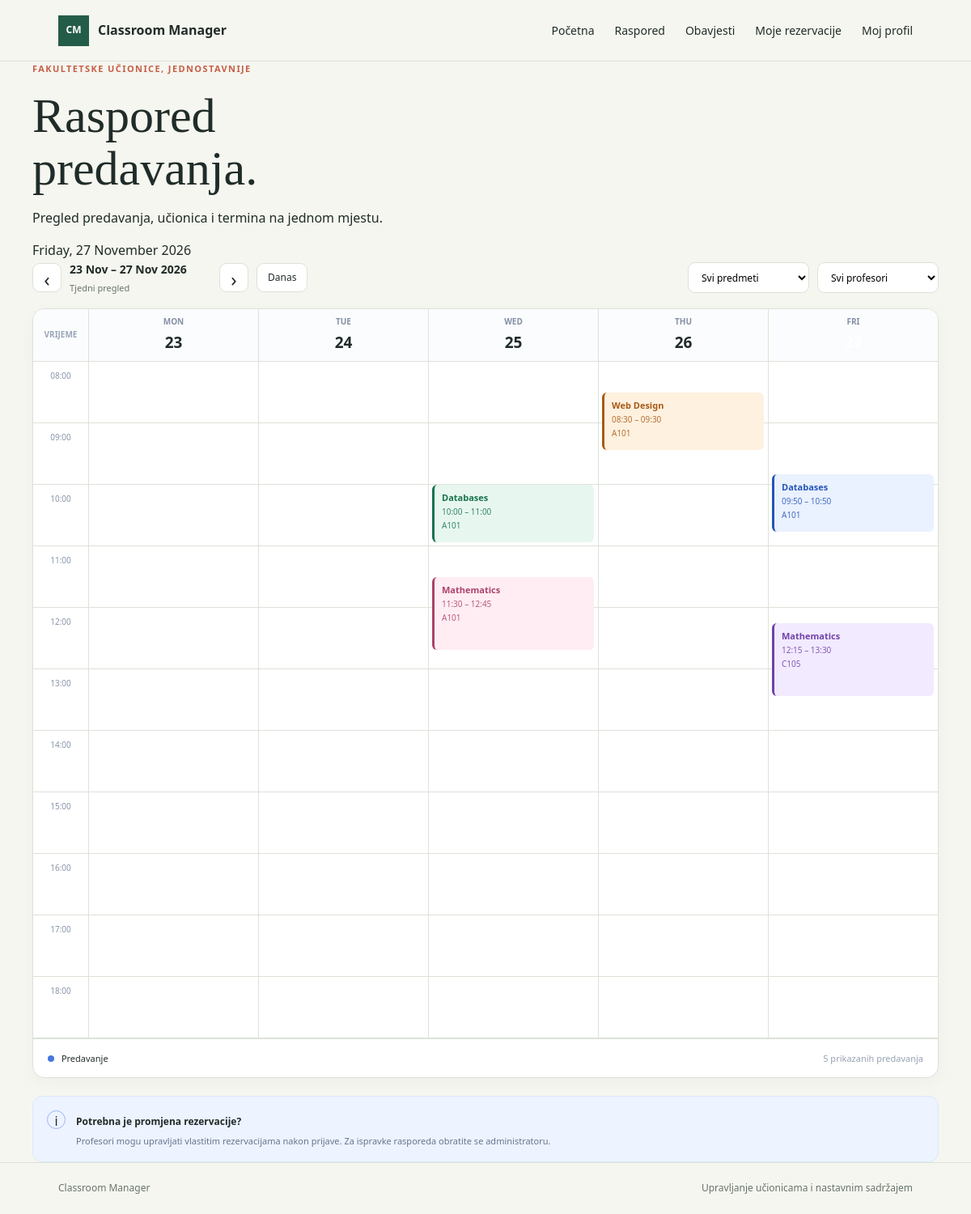
Screenshot of /timetable.php (signed in) with the database file from the repository.
### tables this page shows
CREATE TABLE `reservations` (
  `id` int(11) NOT NULL,
  `classroom_id` int(11) NOT NULL,
  `subject_id` int(11) NOT NULL,
  `expected_students` int(10) UNSIGNED DEFAULT NULL,
  `user_id` int(11) NOT NULL,
  `starts_at` datetime NOT NULL,
  `ends_at` datetime NOT NULL,
  `notes` text DEFAULT NULL
);

CREATE TABLE `subjects` (
  `id` int(11) NOT NULL,
  `name` varchar(150) NOT NULL
);

CREATE TABLE `classrooms` (
  `id` int(11) NOT NULL,
  `room_code` varchar(30) NOT NULL,
  `capacity` int(11) NOT NULL
);

### functions.php (called while the page is built, shortened)
<?php
function e(string|int|null $value): string
{
    return htmlspecialchars((string) $value, ENT_QUOTES | ENT_SUBSTITUTE, 'UTF-8');
}

### config.php (called while the page is built, shortened)
<?php
function db(): PDO
{
    static $pdo;
    if ($pdo instanceof PDO) {
        return $pdo;
    }
    $host = getenv('DB_HOST') ?: '127.0.0.1';
    $name = getenv('DB_NAME') ?: 'classroommanager';
    $user = getenv('DB_USER') ?: 'root';
    $password = getenv('DB_PASS');
    $password = $password === false ? '' : $password;
    $pdo = new PDO(
        "mysql:host={$host};dbname={$name};charset=utf8mb4",
        $user,
        $password,
        [
            PDO::ATTR_ERRMODE => PDO::ERRMODE_EXCEPTION,
            PDO::ATTR_DEFAULT_FETCH_MODE => PDO::FETCH_ASSOC,
            PDO::ATTR_EMULATE_PREPARES => false,
        ]
    );
    return $pdo;
}

### timetable.php (the view, shortened to what this page needs)
<?php
require_once __DIR__ . '/config.php';
require_once __DIR__ . '/functions.php';
$user = current_user();
$week = $_GET['week'] ?? date('Y-m-d');
$weekDate = DateTime::createFromFormat('Y-m-d', $week);
$weekDate->modify('monday this week');
$weekStart = $weekDate->format('Y-m-d');
$weekEnd = (clone $weekDate)->modify('+7 days')->format('Y-m-d');
$previousWeek = (clone $weekDate)
    ->modify('-7 days')->format('Y-m-d');
$nextWeek = (clone $weekDate)
    ->modify('+7 days')->format('Y-m-d');
$userId = $user['id'] ?? $user['ID'];
$sql = "
    SELECT
        r.id,
        r.starts_at,
        r.ends_at,
        r.notes,
        s.name AS subject_name,
        c.room_code,
        c.capacity,
        u.username AS professor_name
    FROM reservations r
    JOIN subjects s ON r.subject_id = s.id
    JOIN classrooms c ON r.classroom_id = c.id
    JOIN users u ON r.user_id = u.id
    WHERE r.starts_at < :week_end
    AND r.ends_at > :week_start
    AND r.subject_id IN (
        SELECT subject_id
        FROM user_subjects
        WHERE user_id = :user_id
    )
    ORDER BY r.starts_at
";
$stmt = db()->prepare($sql);
$stmt->execute([
    ':week_start' => $weekStart . ' 00:00:00',
    ':week_end' => $weekEnd . ' 00:00:00',
    ':user_id' => $userId
]);
$reservations = $stmt->fetchAll();
$days = [];
for ($i = 0; $i < 5; $i++) {
    $day = (clone $weekDate)->modify("+$i days");
    $days[] = [
        'date' => $day->format('Y-m-d'),
        'name' => $day->format('D'),
        'number' => $day->format('j')
    ];
}
$weekLabel =
    $weekDate->format('d M') .
    ' – ' .
    (clone $weekDate)->modify('+4 days')->format('d M Y');
$hours = range(8, 18);
require __DIR__ . '/header.php';
?>
<section class="page">
    <section class="page-heading">
        <div>
            <p class="eyebrow">FAKULTETSKE UČIONICE, JEDNOSTAVNIJE</p>
            <h1>Raspored<br><span>predavanja.</span></h1>
            <p class="subtitle">
                Pregled predavanja, učionica i termina na jednom mjestu.
            </p>
        </div>
        <div class="heading-date">
            <?= e(date('l, d F Y')) ?>
        </div>
    </section>
    <section class="toolbar">
        <div class="week-navigation">
            <a href="?week=<?= e($previousWeek) ?>"
               class="arrow-button"
               aria-label="Prethodni tjedan">
                &#8249;
            </a>
            <div class="week-label">
                <strong><?= e($weekLabel) ?></strong>
                <span>Tjedni pregled</span>
            </div>
            <a href="?week=<?= e($nextWeek) ?>"
               class="arrow-button"
               aria-label="Sljedeći tjedan">
                &#8250;
            </a>
            <a href="timetable.php" class="today-button">
                Danas
            </a>
        </div>
        <div class="filters">
            <select id="subjectFilter">
                <option value="">Svi predmeti</option>
            </select>
            <select id="professorFilter">
                <option value="">Svi profesori</option>
            </select>
        </div>
    </section>
    <section class="schedule-card">
        <div class="schedule-scroll">
            <div class="timetable">
                <div class="corner-cell">
                    VRIJEME
                </div>
                <?php foreach ($days as $day): ?>
                    <div class="day-heading
                        <?= $day['date'] == date('Y-m-d') ? 'is-today' : '' ?>">
                        <span><?= strtoupper(e($day['name'])) ?></span>
                        <strong><?= e($day['number']) ?></strong>
                    </div>
                <?php endforeach; ?>
                <?php foreach ($hours as $hour): ?>
                    <div class="time-cell">
                        <?= sprintf('%02d:00', $hour) ?>
                    </div>
                    <?php foreach ($days as $day): ?>
                        <div class="slot-cell"></div>
                    <?php endforeach; ?>
                <?php endforeach; ?>
                <?php foreach ($reservations as $reservation):
                    $start = new DateTime($reservation['starts_at']);
                    $end = new DateTime($reservation['ends_at']);
                    $dayIndex = (int)$start->format('N') - 1;
                    $startMinutes =
                        ((int)$start->format('H') - 8) * 60
                        + (int)$start->format('i');
                    $duration =
                        ($end->getTimestamp() - $start->getTimestamp()) / 60;
                    $top = ($startMinutes / 60) * 76;
                    $height = max(38, ($duration / 60) * 76 - 5);
                    $colors = ['blue', 'green', 'purple', 'orange', 'pink'];
                    $color = $colors[$reservation['id'] % count($colors)];
                ?>
                    <button
                        type="button"
                        class="lecture lecture-<?= e($color) ?>"
                        style="
                            --day-index: <?= $dayIndex ?>;
                            --event-top: <?= $top ?>px;
                            --event-height: <?= $height ?>px;
                        "
                        data-subject="<?= e($reservation['subject_name']) ?>"
                        data-professor="<?= e($reservation['professor_name']) ?>"
                        data-title="<?= e($reservation['subject_name']) ?>"
                        data-room="<?= e($reservation['room_code']) ?>"
                        data-professor-name="<?= e($reservation['professor_name']) ?>"
                        data-start="<?= e($start->format('H:i')) ?>"
                        data-end="<?= e($end->format('H:i')) ?>"
                        data-date="<?= e($start->format('l, d F Y')) ?>"
                        data-capacity="<?= (int)$reservation['capacity'] ?>"
                        data-notes="<?= e($reservation['notes']) ?>"
                    >
                        <strong>
                            <?= e($reservation['subject_name']) ?>
                        </strong>
                        <span>
                            <?= e($start->format('H:i')) ?>
                            –
                            <?= e($end->format('H:i')) ?>
                        </span>
                        <span>
                            <?= e($reservation['room_code']) ?>
                        </span>
                    </button>
                <?php endforeach; ?>
            </div>
        </div>
        <div class="schedule-footer">
            <span>
                <i class="legend-dot blue"></i>
                Predavanje
            </span>
            <span class="muted">
            </span>
        </div>
    </section>
    <section class="info-strip">
        <div class="info-icon">i</div>
        <div>
            <strong>Potrebna je promjena rezervacije?</strong>
            <p>
                Profesori mogu upravljati vlastitim rezervacijama nakon prijave.
                Za ispravke rasporeda obratite se administratoru.
            </p>
        </div>
    </section>
</section>
<?php require __DIR__ . '/footer.php'; ?>

### assets/style.css (style rules this page uses)
:root { color-scheme: light; --ink: #202c29; --muted: #68746e; --paper: #f5f6ef; --surface: #ffffff; --line: #dce2d8; --green: #245c4a; --green-dark: #193f34; --lime: #dce98a; --coral: #c65e48; --danger-bg: #fff0ec; --success-bg: #edf6e9; }
* { box-sizing: border-box; }
body { margin: 0; min-height: 100vh; display: flex; flex-direction: column; background: var(--paper); color: var(--ink); font-family: "Trebuchet MS", "Segoe UI", sans-serif; font-size: 16px; line-height: 1.55; }
a { color: var(--green); }
.eyebrow { margin: 0 0 18px; color: var(--coral); font-size: 11px; font-weight: 700; letter-spacing: 1.4px; }
h1, h2 { margin: 0; font-family: Georgia, "Times New Roman", serif; font-weight: 400; letter-spacing: 0; }
h1 { font-size: clamp(42px, 5vw, 64px); line-height: 1.08; }

### assets/timetable.css (style rules this page uses)
:root { --hour-height: 76px; }
.toolbar { display: flex; justify-content: space-between; align-items: center; gap: 18px; margin-bottom: 17px; }
.week-navigation { display: flex; align-items: center; gap: 10px; }
.week-label { min-width: 175px; display: flex; flex-direction: column; gap: 3px; }
.week-label strong { font-size: 14px; }
.week-label span { color: var(--muted); font-size: 11px; }
.arrow-button, .today-button { display: grid; place-items: center; height: 36px; border: 1px solid var(--line); background: white; border-radius: 9px; color: var(--ink); text-decoration: none; }
.arrow-button { width: 36px; font-size: 24px; }
.today-button { padding: 0 13px; font-size: 12px; }
.filters { display: flex; gap: 10px; }
.filters select { height: 38px; min-width: 150px; padding: 0 12px; border: 1px solid var(--line); border-radius: 9px; background: white; font: inherit; font-size: 12px; }
.schedule-card { background: white; border: 1px solid var(--line); border-radius: 15px; overflow: hidden; box-shadow: 0 5px 20px rgba(31,48,85,.035); }
.schedule-scroll { overflow-x: auto; }
.timetable { min-width: 760px; display: grid; grid-template-columns: 68px repeat(5, minmax(120px, 1fr)); grid-template-rows: 65px repeat(11, var(--hour-height)); position: relative; }
.corner-cell, .day-heading { display: flex; align-items: center; justify-content: center; background: #fbfcfe; border-bottom: 1px solid var(--line); }
.corner-cell { color: #9aa6b8; font-size: 10px; font-weight: 700; }
.day-heading { flex-direction: column; gap: 3px; border-left: 1px solid var(--line); }
.day-heading span { color: #8390a4; font-size: 10px; font-weight: 700; }
.day-heading strong { font-size: 19px; }
.day-heading.is-today strong { background: var(--primary); color: white; border-radius: 50%; width: 29px; height: 29px; display: grid; place-items: center; }
.time-cell { display: flex; justify-content: center; padding-top: 10px; color: #8995a8; font-size: 10px; border-bottom: 1px solid var(--line); }
.slot-cell { border-left: 1px solid var(--line); border-bottom: 1px solid var(--line); }
.lecture { position: absolute; left: calc( 68px + (100% - 68px) / 5 * var(--day-index) + 5px ); width: calc((100% - 68px) / 5 - 10px); top: calc(65px + var(--event-top)); height: var(--event-height); min-height: 38px; padding: 8px 9px; border: none; border-left: 3px solid currentColor; border-radius: 6px; text-align: left; cursor: pointer; display: flex; flex-direction: column; gap: 3px; overflow: hidden; font-family: inherit; }
.lecture strong { font-size: 11px; }
.lecture span { font-size: 10px; opacity: .85; }
.lecture-blue { color: #2456b8; background: #eaf1ff; }
.lecture-green { color: #18734d; background: #e7f7ef; }
.lecture-purple { color: #7042aa; background: #f2eaff; }
.lecture-orange { color: #a75b16; background: #fff1df; }
.lecture-pink { color: #ad426b; background: #ffedf3; }
.schedule-footer { min-height: 48px; display: flex; align-items: center; justify-content: space-between; padding: 0 18px; border-top: 1px solid var(--line); font-size: 11px; }
.legend-dot { display: inline-block; width: 8px; height: 8px; border-radius: 50%; margin-right: 6px; background: #4777df; }
.muted { color: #98a2b3; }
.info-strip { display: flex; gap: 13px; margin-top: 22px; padding: 17px; background: #edf3ff; border: 1px solid #dce7ff; border-radius: 12px; }
.info-icon { display: grid; place-items: center; width: 23px; height: 23px; flex-shrink: 0; border: 1px solid #9bb4f4; border-radius: 50%; color: var(--primary); }
.info-strip strong { font-size: 12px; }
.info-strip p { margin: 4px 0 0; color: #65748e; font-size: 11px; line-height: 1.6; }

### rows the page displays
reservations: subject.name "Databases", starts_at "10:00", ends_at "11:00", classroom.room_code "A101"
reservations: subject.name "Mathematics", starts_at "11:30", ends_at "12:45", classroom.room_code "A101"
reservations: subject.name "Web Design", starts_at "08:30", ends_at "09:30", classroom.room_code "A101"
reservations: subject.name "Databases", starts_at "09:50", ends_at "10:50", classroom.room_code "A101"
reservations: subject.name "Mathematics", starts_at "12:15", ends_at "13:30", classroom.room_code "C105"

### other values shown
$weekLabel "23 Nov – 27 Nov 2026"
$day['name'] "MON"
$day['number'] "23"
$day['name'] "TUE"
$day['number'] "24"
$day['name'] "WED"
$day['number'] "25"
$day['name'] "THU"
$day['number'] "26"
$day['name'] "FRI"
$hour "08"
$hour "09"
$hour "10"
$hour "11"
$hour "12"
